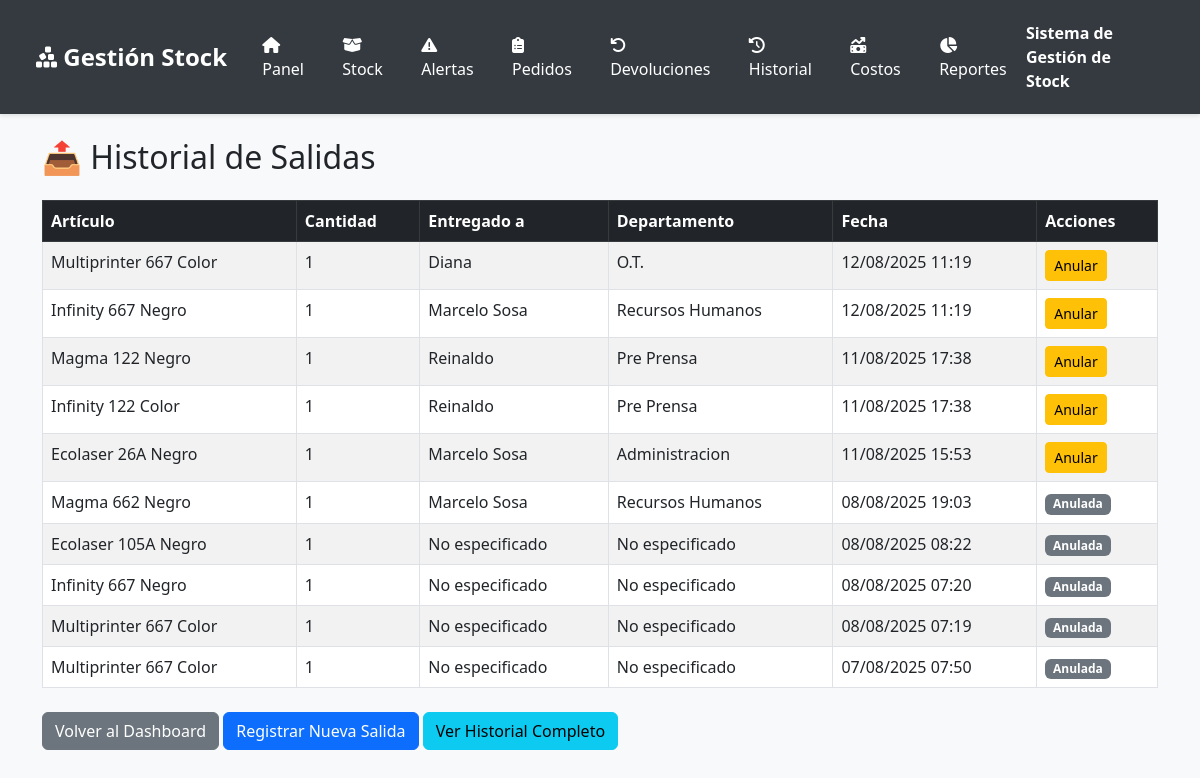
Page /stock/stockOut on the committed database.
### tables this page shows
CREATE TABLE IF NOT EXISTS `stock_movements` (
  `id` int NOT NULL AUTO_INCREMENT,
  `stock_id` int NOT NULL,
  `quantity_change` int NOT NULL,
  `movement_type` enum('INITIAL_STOCK','REPLENISHMENT','SALE','RETURN_DEFECTIVE','ADJUSTMENT_ADD','ADJUSTMENT_REMOVE','SALE_REVERSAL','DEACTIVATED') NOT NULL,
  `reason` text,
  `recipient_id` int DEFAULT NULL,
  `department_id` int DEFAULT NULL,
  `replenishment_order_item_id` int DEFAULT NULL,
  `reverses_movement_id` int DEFAULT NULL,
  `movement_date` timestamp NOT NULL DEFAULT CURRENT_TIMESTAMP,
  PRIMARY KEY (`id`),
  KEY `stock_id` (`stock_id`)
);

CREATE TABLE IF NOT EXISTS `recipients` (
  `id` int NOT NULL AUTO_INCREMENT,
  `name` varchar(100) NOT NULL,
  PRIMARY KEY (`id`),
  UNIQUE KEY `name` (`name`)
);

CREATE TABLE IF NOT EXISTS `departments` (
  `id` int NOT NULL AUTO_INCREMENT,
  `name` varchar(100) NOT NULL,
  PRIMARY KEY (`id`),
  UNIQUE KEY `name` (`name`)
);

### controllers/StockController.php (called while the page is built, shortened)
<?php
require_once 'config/Database.php';
require_once 'BaseController.php';
class StockController extends BaseController {
    public function __construct() {
        parent::__construct();
    }
    public function stockOut() {
        require_once 'models/History.php';
        $historyModel = new History($this->db);
        $filters = [
            'movement_type' => 'SALE'
        ];
        $history = $historyModel->getAllMovements(1000, 0, $filters);
        require 'views/stock/stock_out.php';
    }
}
?>

### BaseController.php (called while the page is built, shortened)
<?php
require_once APP_ROOT . '/config/Database.php';
class BaseController {
    public function __construct() {
        $this->db = Database::getInstance()->getConnection();
    }
}

### config/Database.php (called while the page is built, shortened)
<?php
class Database {
    private $host = "localhost";
    private $db_name = "stock_manager";
    private $username = "root";
    private $password = "";
    private static $instance = null;
    public $conn;
    private function __construct() {
        try {
            $this->conn = new mysqli($this->host, $this->username, $this->password, $this->db_name);
            $this->conn->set_charset("utf8mb4");
            $this->conn->query("SET SESSION sql_mode = 'STRICT_ALL_TABLES'");
            $this->conn->query("SET time_zone = '-03:00'");
        } catch (Exception $e) {
            die("Error de conexión: " . $e->getMessage());
        }
    }
    public static function getInstance() {
        if (self::$instance === null) {
            self::$instance = new self();
        }
        return self::$instance;
    }
    public function getConnection() {
        try {
            if ($this->conn === null || !$this->conn->query('SELECT 1')) {
                $this->__construct();
            }
        } catch (\Exception $e) {
            $this->__construct();
        }
        return $this->conn;
    }
}
?>

### models/History.php (called while the page is built, shortened)
<?php
class History {
    private $conn;
    public function __construct($db) { $this->conn = $db; }
    private function applyFilters($base_query, $filters) {
        $where_clauses = [];
        $params = [];
        $types = '';
        if (!empty($filters['movement_type'])) {
            $where_clauses[] = "m.movement_type = ?";
            $params[] = $filters['movement_type'];
            $types .= 's';
        }
        if (count($where_clauses) > 0) {
            $base_query .= " WHERE " . implode(" AND ", $where_clauses);
        }
        return ['query' => $base_query, 'params' => $params, 'types' => $types];
    }
    public function getAllMovements($limit, $offset, $filters = []) {
        $supplier_join = !empty($filters['supplier_id']) ? "JOIN" : "LEFT JOIN";
        $base_query = "SELECT m.id, m.movement_date, b.name as brand, cm.name as model, CASE
                             WHEN LOWER(s.type) = 'tinta' AND LOWER(s.color) = 'black' THEN 'Negro'
                             WHEN LOWER(s.type) = 'tinta' AND LOWER(s.color) = 'color' THEN 'Color'
                             WHEN LOWER(s.type) = 'tóner' AND LOWER(s.color) = 'monocromatico' THEN 'Negro'
                             WHEN LOWER(s.type) = 'tóner' AND LOWER(s.color) = 'black' THEN 'Negro'
                             WHEN LOWER(s.type) = 'tóner' AND LOWER(s.color) = 'color' THEN 'Color'
                             WHEN LOWER(s.type) = 'tóner' AND LOWER(s.color) = 'cyan' THEN 'Cian'
                             WHEN LOWER(s.type) = 'tóner' AND LOWER(s.color) = 'magenta' THEN 'Magenta'
                             WHEN LOWER(s.type) = 'tóner' AND LOWER(s.color) = 'yellow' THEN 'Amarillo'
                             WHEN LOWER(s.type) = 'cinta matricial' AND LOWER(s.color) = 'black' THEN 'Negro'
                             WHEN s.color IS NULL OR s.color = '' OR s.color = '0' THEN 'Sin especificar'
                             ELSE s.color
                         END as color, m.movement_type,
                         m.quantity_change, m.reason, m.reverses_movement_id,
                         (SELECT COUNT(*) FROM stock_movements WHERE reverses_movement_id = m.id) as is_reversed,
                         r.name as recipient_name, d.name as department_name, sp.name as supplier_name
                       FROM stock_movements m
                       JOIN stock s ON m.stock_id = s.id
                       LEFT JOIN brands b ON s.brand_id = b.id
                       LEFT JOIN consumable_models cm ON s.consumable_model_id = cm.id
                       LEFT JOIN recipients r ON m.recipient_id = r.id
                       LEFT JOIN departments d ON m.department_id = d.id
                       $supplier_join suppliers sp ON s.supplier_id = sp.id";
        $filtered_query = $this->applyFilters($base_query, $filters);
        $final_query = $filtered_query['query'] . " ORDER BY m.movement_date DESC, m.id DESC LIMIT ? OFFSET ?";
        $params = $filtered_query['params'];
        $types = $filtered_query['types'];
        $params[] = $limit;
        $params[] = $offset;
        $types .= 'ii';
        $stmt = $this->conn->prepare($final_query);
        if ($stmt && !empty($types)) {
            $stmt->bind_param($types, ...$params);
        }
        $stmt->execute();
        return $stmt->get_result();
    }
}
?>

### views/stock/stock_out.php (the view, shortened to what this page needs)
<?php $title = 'Historial de Salidas'; include 'views/templates/header.php'; ?>
<h2 class="mb-4">📤 Historial de Salidas</h2>
<?php if ($history && $history->num_rows > 0): ?>
<table class="table table-bordered table-striped">
  <thead class="table-dark">
    <tr><th>Artículo</th><th>Cantidad</th><th>Entregado a</th><th>Departamento</th><th>Fecha</th><th>Acciones</th></tr>
  </thead>
  <tbody>
    <?php while ($row = $history->fetch_assoc()): ?>
      <tr>
        <td><?php echo htmlspecialchars($row['brand'] . ' ' . $row['model'] . ' ' . $row['color']); ?></td>
        <td><?php echo abs($row['quantity_change']); ?></td>
        <td><?php echo htmlspecialchars($row['recipient_name'] ?? 'No especificado'); ?></td>
        <td><?php echo htmlspecialchars($row['department_name'] ?? 'No especificado'); ?></td>
        <td><?php echo date('d/m/Y H:i', strtotime($row['movement_date'])); ?></td>
        <td>
          <?php if ($row['is_reversed'] == 0): ?>
            <a href="<?php echo BASE_URL; ?>history/reverse"
               onclick="event.preventDefault(); if(confirm('¿Anular esta salida? El stock será restaurado.')) { var form = document.createElement('form'); form.method = 'POST'; form.action = '<?php echo BASE_URL; ?>history/reverse'; var input1 = document.createElement('input'); input1.type = 'hidden'; input1.name = 'movement_id'; input1.value = '<?php echo $row['id']; ?>'; var input2 = document.createElement('input'); input2.type = 'hidden'; input2.name = 'reason'; input2.value = 'Reversión manual desde historial de salidas'; var token = document.createElement('input'); token.type = 'hidden'; token.name = 'csrf_token'; token.value = '<?php echo $_SESSION['csrf_token'] ?? ''; ?>'; form.appendChild(input1); form.appendChild(input2); form.appendChild(token); document.body.appendChild(form); form.submit(); }"
               class="btn btn-sm btn-warning">Anular</a>
          <?php else: ?>
            <span class="badge bg-secondary">Anulada</span>
          <?php endif; ?>
        </td>
      </tr>
    <?php endwhile; ?>
  </tbody>
</table>
<?php endif; ?>
<div class="mt-4">
  <a href="<?php echo BASE_URL; ?>stock/dashboard" class="btn btn-secondary">Volver al Dashboard</a>
  <a href="<?php echo BASE_URL; ?>stock/issue" class="btn btn-primary">Registrar Nueva Salida</a>
  <a href="<?php echo BASE_URL; ?>history/movements" class="btn btn-info">Ver Historial Completo</a>
</div>
<?php include 'views/templates/footer.php'; ?>

### views/templates/header.php (style rules this page uses)
:root { --primary-color: #343a40; --accent-color: #007bff; --text-color: #ffffff; --text-hover-bg: #495057; --border-radius: 12px; }
body { padding-top: 90px; background-color: #f8f9fa; }

### rows in the picture
stock_movements: color "Multiprinter 667 Color", quantity_change "1", recipient.name "Diana", department.name "O.T.", movement_date "12/08/2025 11:19", $row['id'] 121 (drawn)
stock_movements: color "Infinity 667 Negro", quantity_change "1", recipient.name "Marcelo Sosa", department.name "Recursos Humanos", movement_date "12/08/2025 11:19", $row['id'] 120 (drawn)
stock_movements: color "Magma 122 Negro", quantity_change "1", recipient.name "Reinaldo", department.name "Pre Prensa", movement_date "11/08/2025 17:38", $row['id'] 117 (drawn)
stock_movements: color "Infinity 122 Color", quantity_change "1", recipient.name "Reinaldo", department.name "Pre Prensa", movement_date "11/08/2025 17:38", $row['id'] 116 (drawn)
stock_movements: color "Ecolaser 26A Negro", quantity_change "1", recipient.name "Marcelo Sosa", department.name "Administracion", movement_date "11/08/2025 15:53", $row['id'] 115 (drawn)
stock_movements: color "Magma 662 Negro", quantity_change "1", recipient.name "Marcelo Sosa", department.name "Recursos Humanos", movement_date "08/08/2025 19:03", shows "Anulada"
stock_movements: color "Ecolaser 105A Negro", quantity_change "1", recipient_name "No especificado", department_name "No especificado", movement_date "08/08/2025 08:22", shows "Anulada"
stock_movements: color "Infinity 667 Negro", quantity_change "1", recipient_name "No especificado", department_name "No especificado", movement_date "08/08/2025 07:20", shows "Anulada"
stock_movements: color "Multiprinter 667 Color", quantity_change "1", recipient_name "No especificado", department_name "No especificado", movement_date "08/08/2025 07:19", shows "Anulada"
stock_movements: color "Multiprinter 667 Color", quantity_change "1", recipient_name "No especificado", department_name "No especificado", movement_date "07/08/2025 07:50", shows "Anulada"
